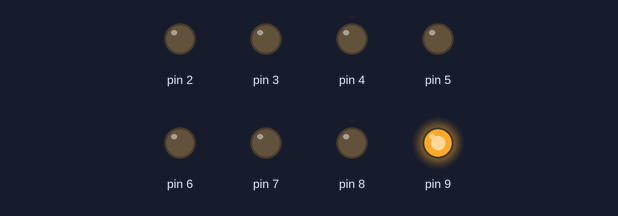
The sketch below on a simulated Arduino Uno, built with avr-gcc and run on an emulated ATmega328P. Shown: output pins drawn as LEDs (lit = HIGH).

Above: at 0.02 s.
At 0.37 s:
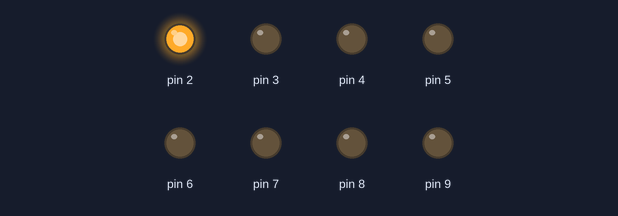
At 0.72 s:
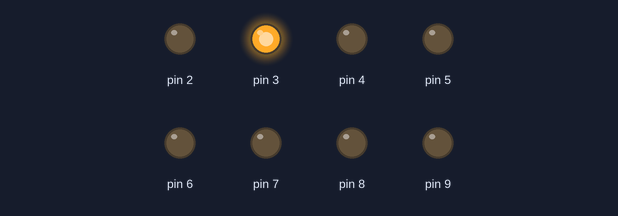
At 1.47 s:
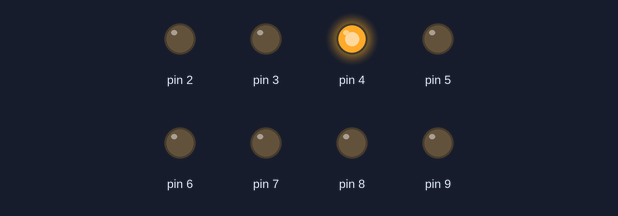
At 2.17 s:
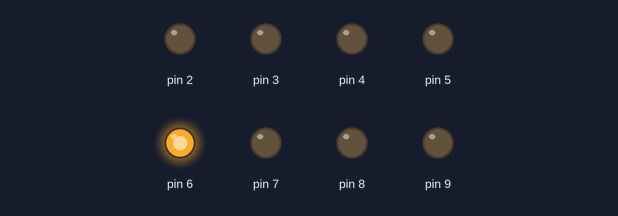
At 2.92 s:
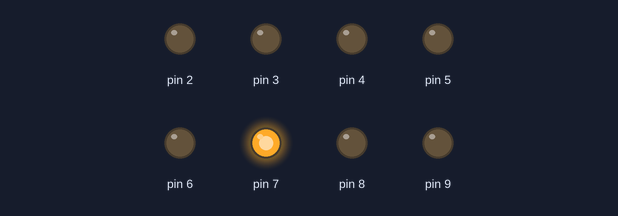
Timing chart, 0 to 3.2 s (numbered marks = the images above):
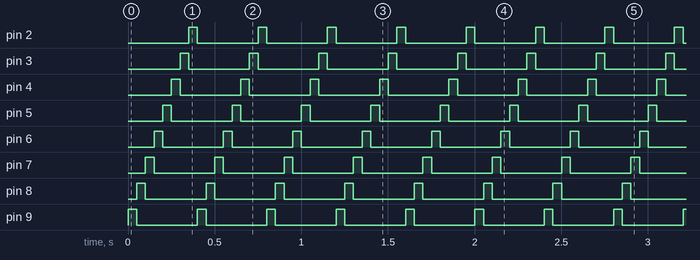

The sketch:

For_pinMode___.ino
```cpp
#define MaxLine 9

void setup() {
  for(int i = 2; i<=MaxLine; i++) {
    pinMode(i, OUTPUT);
  }

}

void loop() {
  for(int i = 9; i>=2; i--) {
    for(int j = 9; j>=2; j--) {
      if(i==j) {
        digitalWrite(j, HIGH);
      }
      else {
        digitalWrite(j, LOW);
      }
    }
    delay(50);
 }

}
```

Measured:
- by itself, pin 2–9: alternates HIGH for 0.05 s and LOW for 0.35 s
- by itself, everything shown: repeats every 0.40 s, in 8 steps
